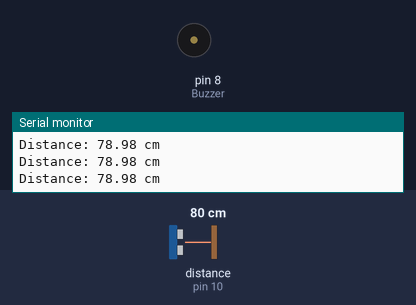
Bench run of a sketch on a simulated Arduino Uno, built with avr-gcc and run on an emulated ATmega328P. On the bench: buzzer (waves = sounding, pin HIGH), the last lines printed to the serial monitor. Wiring (inferred from the names in the program): ultrasonic range finder: trigger pin 9; echo pin 10. The inputs (shaded band) are chosen by the test bench; at power-on: distance to the obstacle (sensor on pin 10) 80 cm. The echo pulse lasts 58.3 µs per cm; pins used as bus, display or sensor lines are not drawn.

Above: at 1.3 s.
1.4 s: distance to the obstacle (sensor on pin 10) set to 32 cm
2.9 s: distance to the obstacle (sensor on pin 10) set to 28 cm
At 3.17 s:
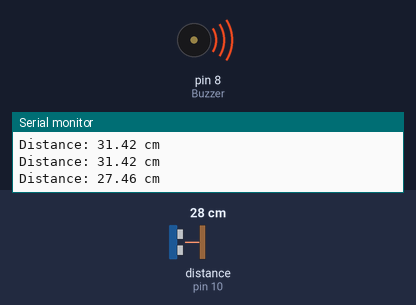
5.9 s: distance to the obstacle (sensor on pin 10) set to 35 cm
At 7.0 s:
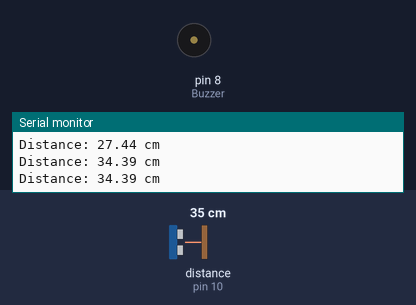
7.4 s: distance to the obstacle (sensor on pin 10) set to 18 cm
At 7.7 s:
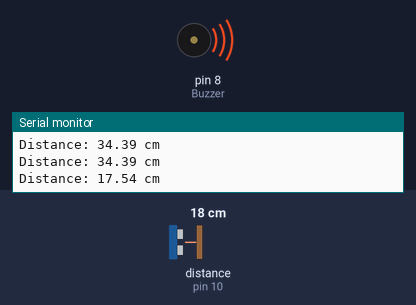
Timing chart, 0 to 11.4 s (numbered marks = the images above; inputs shaded):
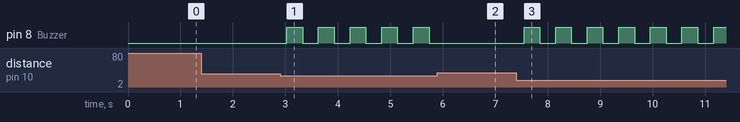

Measured:
- the behaviour switches between 31 and 30 cm on distance to the obstacle (sensor on pin 10) (found by bisection; images 0 and 1)
- after the input at 2.9 s, pin 8 (Buzzer): alternates HIGH for 0.30 s and LOW for 0.30 s, starting after 0.13 s
- after the input at 5.9 s, pin 8 (Buzzer): stops changing and stays LOW
- after the input at 7.4 s, pin 8 (Buzzer): alternates HIGH for 0.30 s and LOW for 0.30 s, starting after 0.15 s

The sketch:

Parking_Sensor.ino
```cpp
void setup() {
  Serial.begin(9600);
  pinMode(9, OUTPUT);   // Trig
  pinMode(10, INPUT);   // Echo
  pinMode(8, OUTPUT);   // Buzzer
}

void loop() {
  // Trigger pulse
  digitalWrite(9, LOW);
  delayMicroseconds(2);
  digitalWrite(9, HIGH);
  delayMicroseconds(10);
  digitalWrite(9, LOW);

  long duration = pulseIn(10, HIGH);
  float distance = duration * 0.034 / 2;

  Serial.print("Distance: ");
  Serial.print(distance);
  Serial.println(" cm");

  // Buzzer speed based on distance
  if (distance < 5) {
    // Very close — continuous beep
    digitalWrite(8, HIGH);
  }
  else if (distance < 15) {
    // Close — fast beep
    digitalWrite(8, HIGH);
    delay(100);
    digitalWrite(8, LOW);
    delay(100);
  }
  else if (distance < 30) {
    // Medium — slow beep
    digitalWrite(8, HIGH);
    delay(300);
    digitalWrite(8, LOW);
    delay(300);
  }
  else {
    // Far — no beep
    digitalWrite(8, LOW);
    delay(500);
  }
}
```
